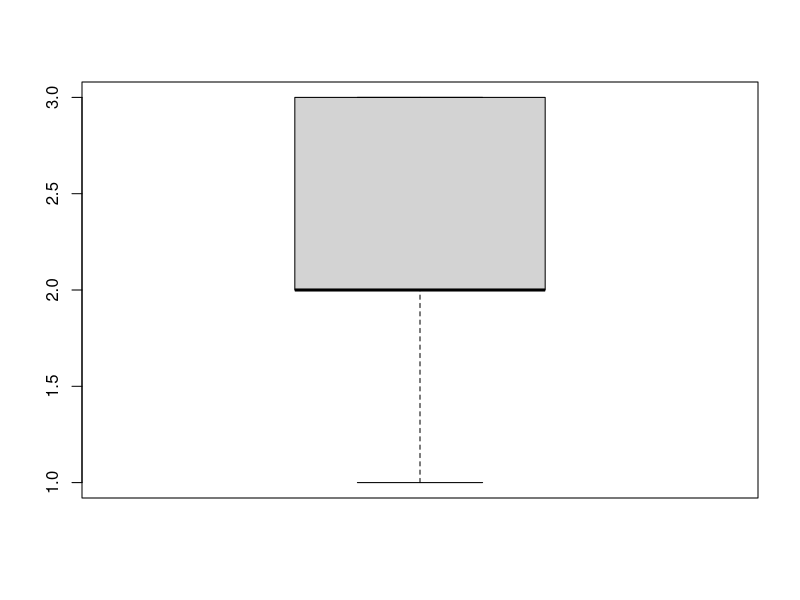

Source code (R):
## ---- chunk 1
boxplot(c(1, 2, 2, 2, 2, 3, 3, 3))
